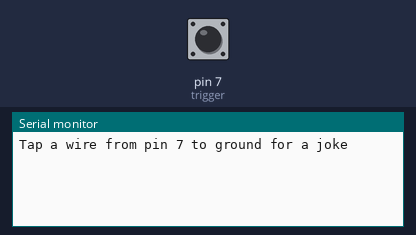
Recording of a sketch running on a simulated Arduino Uno, built with avr-gcc and run on an emulated ATmega328P. Parts: the last lines printed to the serial monitor. The test bench sets the inputs (shaded band); at power-on: pin 7 (trigger) HIGH. Random numbers use the default seed unless the sketch sets one.

Above: at 1.2 s.
1.3 s: pin 7 (trigger) pulled LOW for 0.15 s
At 1.7 s:
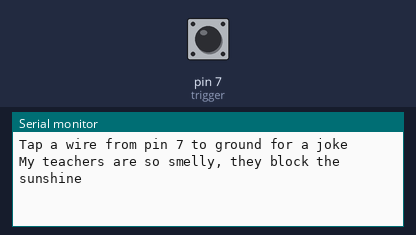
2.9 s: pin 7 (trigger) pulled LOW for 1 s
At 3.9 s:
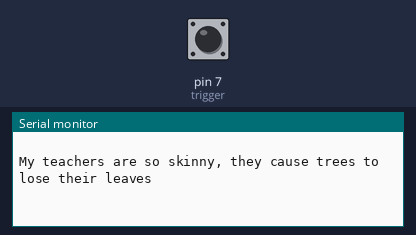
5.4 s: pin 7 (trigger) pulled LOW for 0.15 s
At 6.1 s:
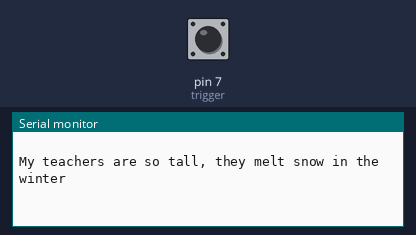
7.0 s: pin 7 (trigger) pulled LOW for 1 s
At 8.8 s:
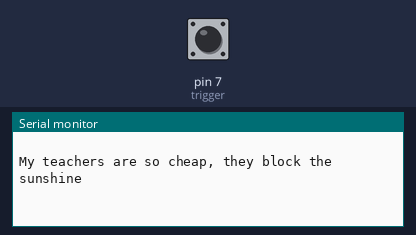
9.5 s: pin 7 (trigger) pulled LOW for 3.2 s
At 12.9 s:
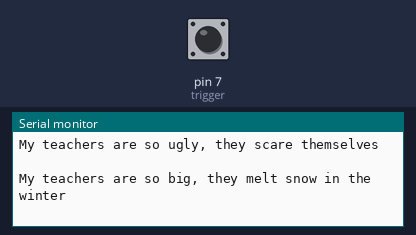
14.2 s: pin 7 (trigger) pulled LOW for 0.15 s
At 15.5 s:
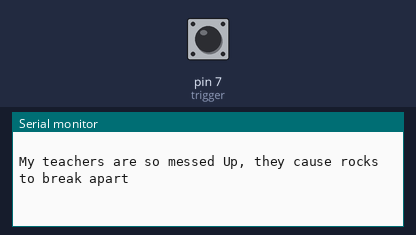

The sketch:

listing6-1.ino
```cpp
byte randomNum1; // Teacher joke program, first attempt
byte randomNum2;
boolean counter;
const int trigger = 7;
byte trigState;
byte trigLatch;
String firstPart;
String secondPart;
byte oldRandomNum1;
byte oldRandomNum2;

void setup() {
  pinMode (trigger, INPUT_PULLUP);
  Serial.begin (9600);
  Serial.println ("Tap a wire from pin 7 to ground for a joke");
  Serial.println ();
  Serial.println ();
  randomSeed (analogRead(5));
}

void loop() {
  trigState = digitalRead (trigger);
  if (trigState == LOW) {
    trigLatch = 1;
    do {
      randomNum1 = random (0, 10);
    }
    while (oldRandomNum1 == randomNum1); // checks and eliminates //redundancy in the first part
    do {
      randomNum2 = random (0, 10);
    }
    while (oldRandomNum2 == randomNum2); // eliminates redundancy //in the second part
  }

  oldRandomNum1 = randomNum1;
  oldRandomNum2 = randomNum2;

  while (trigLatch == 1) {
    subRoutine1();
    subRoutine2();
    Serial.print ("My teachers are so ");
    Serial.print (firstPart);
    Serial.print (" they ");
    Serial.print (secondPart);
    Serial.println (" ");
    Serial.println (" ");
    trigLatch = 0;
    delay (500);
  }
} //end of main loop

void subRoutine1() {
  switch (randomNum1) {
    case 9:
      firstPart = "fat,";
      break;
    case 8:
      firstPart = "big,";
      break;
    case 7:
      firstPart = "tall,";
      break;
    case 6:
      firstPart = "old,";
      break;
    case 5:
      firstPart = "cheap,";
      break;
    case 4:
      firstPart = "smelly,";
      break;
    case 3:
      firstPart = "ugly,";
      break;
    case 2:
      firstPart = "messed Up,";
      break;
    case 1:
      firstPart = "nasty,";
      break;
    case 0:
      firstPart = "skinny,";
      break;
  }
}

void subRoutine2() {
  switch (randomNum2) {
    case 9:
      secondPart = "block the sunshine";
      break;
    case 8:
      secondPart = "scare themselves";
      break;
    case 7:
      secondPart = "melt snow in the winter";
      break;
    case 6:
      secondPart = "make cabbage smell good";
      break;
    case 5:
      secondPart = "make water run up-hill";
      break;
    case 4:
      secondPart = "cause bill collectors to pay them money";
      break;
    case 3:
      secondPart = "make robbers run the other way";
      break;
    case 2:
      secondPart = "cause rocks to break apart";
      break;
    case 1:
      secondPart = "make quick sand slow";
      break;
    case 0:
      secondPart = "cause trees to lose their leaves";
      break;
  }
}
```

Measured:
- after the input at 1.3 s, the serial monitor: prints a new line at once (image 1)
- after the input at 2.9 s, the serial monitor: prints a new line at once (image 2)
- after the input at 5.4 s, the serial monitor: prints a new line at once (image 3)
- after the input at 7.0 s, the serial monitor: prints a new line at once (image 4)
- after the input at 9.5 s, the serial monitor: prints a new line at once (image 5)
- after the input at 14.2 s, the serial monitor: prints a new line at once (image 6)
